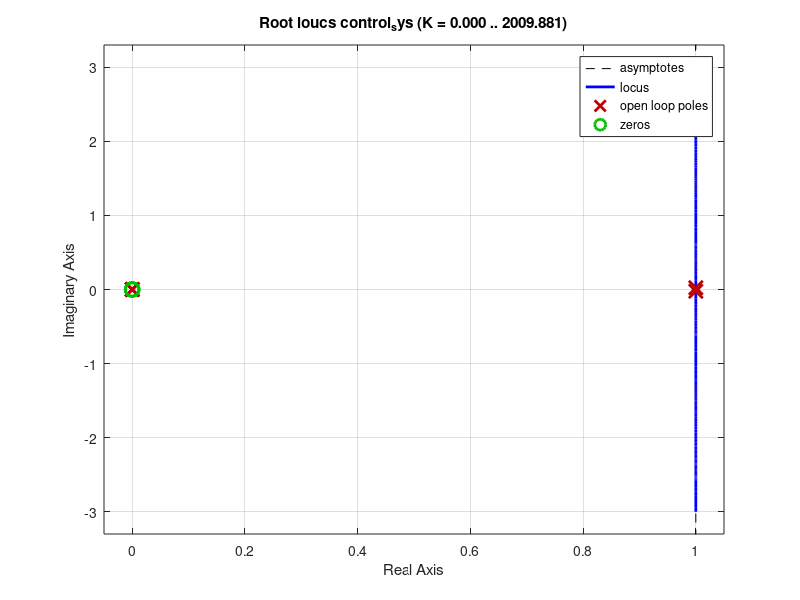

Here is the MATLAB script that generated this plot: (Note: this script raises an error after producing the figure.)
close all

% Parameters
Ts = 0.01;
N = 0.4;
a = 44.77590677;
b = -5.753388299;
Beta = 0.01; %will be updated

z = zpk('z',Ts);

%%
% Transfer Function
TransferFunction = (Ts^2*a*z^(-2))/[1 - 2*z^(-1) + (1-b*Ts^2)*z^(-2)];
%TransferFunction_Friction = (Ts^2*a*z^(-2))/[1 +(Beta*Ts - 2)*z^(-1) + (1 - (Beta + b*Ts)*Ts)*z^(-2)];

% proportional  controller
P = zpk(1);


control_sys = P * TransferFunction;

% sweep Kp from 0 to inf
rlocus(control_sys);

rltool(TransferFunction, P);